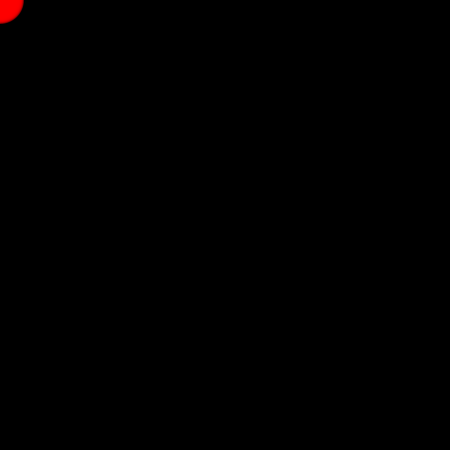
Frame 1 (no input)
Frame 60 (the mouse pressed at the canvas centre just before this capture): identical to frame 1, image omitted
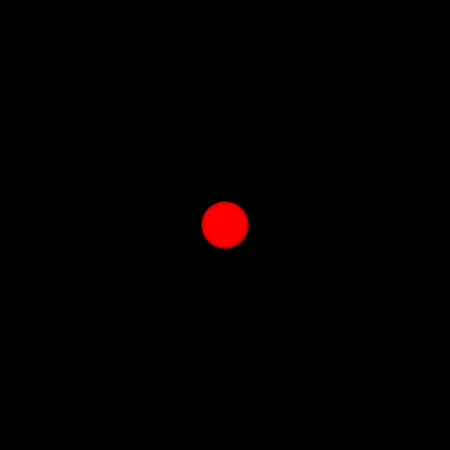
Frame 120 (the mouse held since frame 60 and released just before this capture)

The Processing sketch that drew these frames (run headless with seeded random() and noise(); from frame 60 on, the mouse is pressed at the canvas centre):

// Processing sketch: Array_04_trail
// ── Array_04_trail.pde

int num=50;
float[] xPosition = new float[num]; 
float[] yPosition = new float[num]; 


void setup() { 
  size(450, 450); 
  smooth(); 
  noStroke(); 

  for (int i = 0; i<num; i++) {
    xPosition[i] = 0;
    yPosition[i] = 0;

  }
}
void draw() { 

  background(0); 

  //alle werte um 1 verschieben

  for (int i = 0; i<num-1; i++) {
    xPosition[i] = xPosition[i+1];
    yPosition[i] = yPosition[i+1]; 
    fill(255,0,0,i*2);
    ellipse(xPosition[i], yPosition[i], i, i);
  }

  // set the last items in the array to match the mouse position
  xPosition[xPosition.length-1] = mouseX; 
  yPosition[yPosition.length-1] = mouseY;
}
